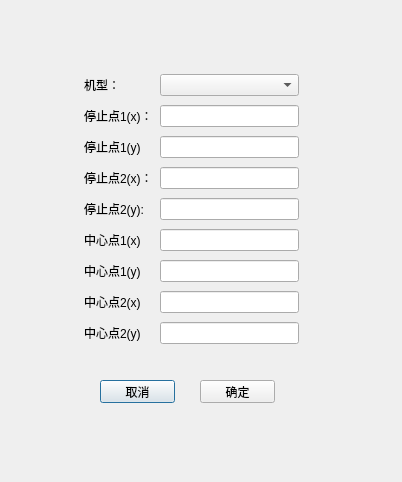
<?xml version="1.0" encoding="UTF-8"?>
<ui version="4.0">
 <class>add_detetion</class>
 <widget class="QDialog" name="add_detetion">
  <property name="geometry">
   <rect>
    <x>0</x>
    <y>0</y>
    <width>402</width>
    <height>482</height>
   </rect>
  </property>
  <property name="windowTitle">
   <string>检测信息添加界面</string>
  </property>
  <widget class="QPushButton" name="cancel_pushButton">
   <property name="geometry">
    <rect>
     <x>100</x>
     <y>380</y>
     <width>75</width>
     <height>23</height>
    </rect>
   </property>
   <property name="text">
    <string>取消</string>
   </property>
  </widget>
  <widget class="QPushButton" name="ok_pushButton">
   <property name="geometry">
    <rect>
     <x>200</x>
     <y>380</y>
     <width>75</width>
     <height>23</height>
    </rect>
   </property>
   <property name="text">
    <string>确定</string>
   </property>
  </widget>
  <widget class="QWidget" name="layoutWidget">
   <property name="geometry">
    <rect>
     <x>84</x>
     <y>71</y>
     <width>215</width>
     <height>281</height>
    </rect>
   </property>
   <layout class="QVBoxLayout" name="verticalLayout">
    <item>
     <layout class="QHBoxLayout" name="horizontalLayout">
      <item>
       <widget class="QLabel" name="label">
        <property name="minimumSize">
         <size>
          <width>70</width>
          <height>0</height>
         </size>
        </property>
        <property name="maximumSize">
         <size>
          <width>70</width>
          <height>16777215</height>
         </size>
        </property>
        <property name="text">
         <string>机型：</string>
        </property>
       </widget>
      </item>
      <item>
       <widget class="QComboBox" name="comboBox"/>
      </item>
     </layout>
    </item>
    <item>
     <layout class="QHBoxLayout" name="horizontalLayout_2">
      <item>
       <widget class="QLabel" name="label_2">
        <property name="minimumSize">
         <size>
          <width>70</width>
          <height>0</height>
         </size>
        </property>
        <property name="maximumSize">
         <size>
          <width>70</width>
          <height>16777215</height>
         </size>
        </property>
        <property name="text">
         <string>停止点1(x)：</string>
        </property>
       </widget>
      </item>
      <item>
       <widget class="QLineEdit" name="lineEdit_2">
        <property name="minimumSize">
         <size>
          <width>120</width>
          <height>0</height>
         </size>
        </property>
       </widget>
      </item>
     </layout>
    </item>
    <item>
     <layout class="QHBoxLayout" name="horizontalLayout_3">
      <item>
       <widget class="QLabel" name="label_3">
        <property name="minimumSize">
         <size>
          <width>70</width>
          <height>0</height>
         </size>
        </property>
        <property name="maximumSize">
         <size>
          <width>70</width>
          <height>16777215</height>
         </size>
        </property>
        <property name="text">
         <string>停止点1(y)</string>
        </property>
       </widget>
      </item>
      <item>
       <widget class="QLineEdit" name="lineEdit_3">
        <property name="minimumSize">
         <size>
          <width>120</width>
          <height>0</height>
         </size>
        </property>
       </widget>
      </item>
     </layout>
    </item>
    <item>
     <layout class="QHBoxLayout" name="horizontalLayout_4">
      <item>
       <widget class="QLabel" name="label_4">
        <property name="minimumSize">
         <size>
          <width>70</width>
          <height>0</height>
         </size>
        </property>
        <property name="maximumSize">
         <size>
          <width>70</width>
          <height>16777215</height>
         </size>
        </property>
        <property name="text">
         <string>停止点2(x)：</string>
        </property>
       </widget>
      </item>
      <item>
       <widget class="QLineEdit" name="lineEdit_4">
        <property name="minimumSize">
         <size>
          <width>120</width>
          <height>0</height>
         </size>
        </property>
       </widget>
      </item>
     </layout>
    </item>
    <item>
     <layout class="QHBoxLayout" name="horizontalLayout_5">
      <item>
       <widget class="QLabel" name="label_5">
        <property name="minimumSize">
         <size>
          <width>70</width>
          <height>0</height>
         </size>
        </property>
        <property name="maximumSize">
         <size>
          <width>70</width>
          <height>16777215</height>
         </size>
        </property>
        <property name="text">
         <string>停止点2(y):</string>
        </property>
       </widget>
      </item>
      <item>
       <widget class="QLineEdit" name="lineEdit_5">
        <property name="minimumSize">
         <size>
          <width>120</width>
          <height>0</height>
         </size>
        </property>
       </widget>
      </item>
     </layout>
    </item>
    <item>
     <layout class="QHBoxLayout" name="horizontalLayout_6">
      <item>
       <widget class="QLabel" name="label_6">
        <property name="minimumSize">
         <size>
          <width>70</width>
          <height>0</height>
         </size>
        </property>
        <property name="maximumSize">
         <size>
          <width>70</width>
          <height>16777215</height>
         </size>
        </property>
        <property name="text">
         <string>中心点1(x)</string>
        </property>
       </widget>
      </item>
      <item>
       <widget class="QLineEdit" name="lineEdit_6">
        <property name="minimumSize">
         <size>
          <width>120</width>
          <height>0</height>
         </size>
        </property>
       </widget>
      </item>
     </layout>
    </item>
    <item>
     <layout class="QHBoxLayout" name="horizontalLayout_7">
      <item>
       <widget class="QLabel" name="label_7">
        <property name="minimumSize">
         <size>
          <width>70</width>
          <height>0</height>
         </size>
        </property>
        <property name="maximumSize">
         <size>
          <width>70</width>
          <height>16777215</height>
         </size>
        </property>
        <property name="text">
         <string>中心点1(y)</string>
        </property>
       </widget>
      </item>
      <item>
       <widget class="QLineEdit" name="lineEdit_7">
        <property name="minimumSize">
         <size>
          <width>120</width>
          <height>0</height>
         </size>
        </property>
       </widget>
      </item>
     </layout>
    </item>
    <item>
     <layout class="QHBoxLayout" name="horizontalLayout_8">
      <item>
       <widget class="QLabel" name="label_8">
        <property name="minimumSize">
         <size>
          <width>70</width>
          <height>0</height>
         </size>
        </property>
        <property name="maximumSize">
         <size>
          <width>70</width>
          <height>16777215</height>
         </size>
        </property>
        <property name="text">
         <string>中心点2(x)</string>
        </property>
       </widget>
      </item>
      <item>
       <widget class="QLineEdit" name="lineEdit_8">
        <property name="minimumSize">
         <size>
          <width>120</width>
          <height>0</height>
         </size>
        </property>
       </widget>
      </item>
     </layout>
    </item>
    <item>
     <layout class="QHBoxLayout" name="horizontalLayout_9">
      <item>
       <widget class="QLabel" name="label_9">
        <property name="minimumSize">
         <size>
          <width>70</width>
          <height>0</height>
         </size>
        </property>
        <property name="maximumSize">
         <size>
          <width>70</width>
          <height>16777215</height>
         </size>
        </property>
        <property name="text">
         <string>中心点2(y)</string>
        </property>
       </widget>
      </item>
      <item>
       <widget class="QLineEdit" name="lineEdit_9">
        <property name="minimumSize">
         <size>
          <width>120</width>
          <height>0</height>
         </size>
        </property>
       </widget>
      </item>
     </layout>
    </item>
   </layout>
  </widget>
 </widget>
 <resources/>
 <connections/>
</ui>
